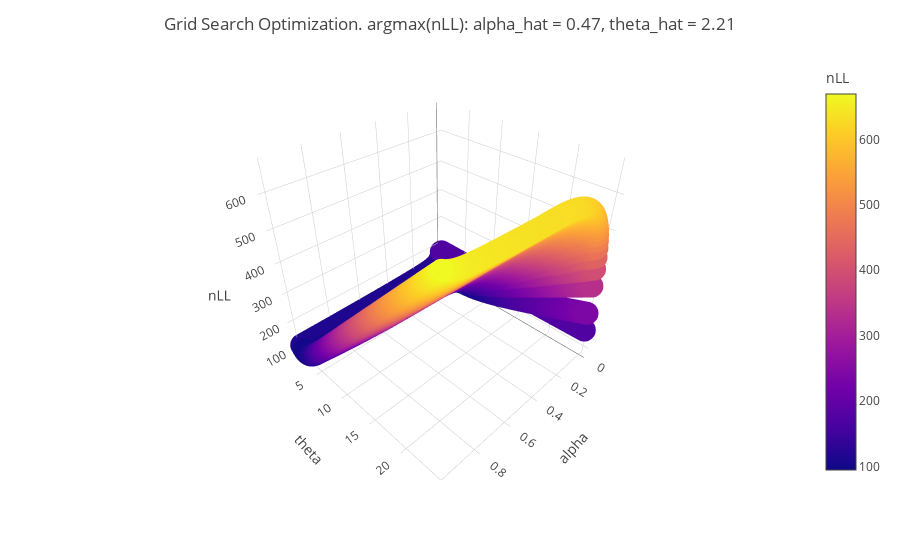

Here is the notebook cell this chart was saved with:
### Code cell
RescorlaWagnerPlots.plot_grid_opt(grid_df_to_plot)

### Figure 1 — Plotly figure (JSON) as saved in the notebook; plotly's stock layout.template omitted (floating-point values rounded to 4 significant figures; data arrays with more than 128 entries replaced by an {"elided": "..."} marker saying what was removed)
{"data": [{"hovertemplate": "alpha=%{x}<br>theta=%{y}<br>nLL=%{marker.color}<extra></extra>", "legendgroup": "", "marker": {"color": {"elided": "10000 float values"}, "coloraxis": "coloraxis", "symbol": "circle"}, "mode": "markers", "name": "", "scene": "scene", "showlegend": false, "type": "scatter3d", "x": {"elided": "10000 float values"}, "y": {"elided": "10000 float values"}, "z": {"elided": "10000 float values"}}, {"marker": {"color": "lightskyblue", "line": {"color": "midnightblue", "width": 4}, "size": 10, "symbol": "x"}, "mode": "markers", "name": "Optimal Point", "showlegend": false, "type": "scatter3d", "x": [0.4747], "y": [2.212], "z": [94.39]}], "layout": {"coloraxis": {"colorbar": {"title": {"text": "nLL"}}, "colorscale": [[0, "#0d0887"], [0.1111, "#46039f"], [0.2222, "#7201a8"], [0.3333, "#9c179e"], [0.4444, "#bd3786"], [0.5556, "#d8576b"], [0.6667, "#ed7953"], [0.7778, "#fb9f3a"], [0.8889, "#fdca26"], [1, "#f0f921"]]}, "legend": {"tracegroupgap": 0}, "margin": {"t": 60}, "scene": {"domain": {"x": [0, 1], "y": [0, 1]}, "xaxis": {"title": {"text": "alpha"}}, "yaxis": {"title": {"text": "theta"}}, "zaxis": {"title": {"text": "nLL"}}}, "title": {"text": "Grid Search Optimization. argmax(nLL): alpha_hat = 0.47, theta_hat = 2.21"}, "xaxis": {"title": {"text": "alpha"}}, "yaxis": {"title": {"text": "theta"}}}}
